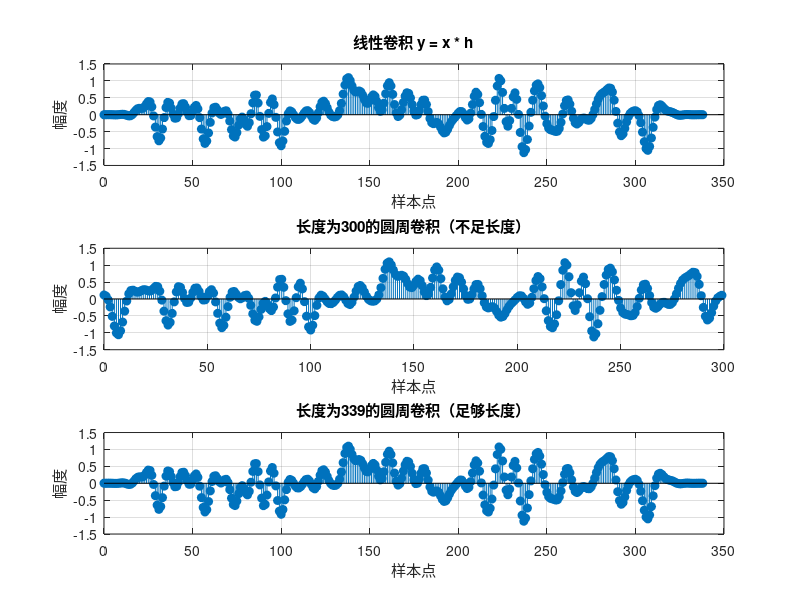

Recreate this plot in MATLAB. (Note: this script raises an error after producing the figure.)
%% 线性卷积与圆周卷积关系、重叠相加法研究
close all; clear; clc;

%% 1. 产生两个离散时间信号并验证线性卷积和圆周卷积的关系
% 生成300点的信号x[n]和40点的信号h[n]
N1 = 300;
N2 = 40;

% 生成信号（使用随机数，也可以使用其他有意义的信号）
x = randn(N1, 1);       % 长信号, 列向量
h = fir1(N2-1, 0.25)';  % 短信号（使用低通滤波器作为冲激响应）, 转置为列向量以修正vertcat错误

% 计算线性卷积（使用MATLAB内置函数）
y_linear = conv(x, h);

% 计算圆周卷积
% 注意：直接用FFT乘积计算圆周卷积时，两个信号长度必须相同
% 情况1：直接计算圆周卷积（长度不足）
N_circ1 = N1;  % 使用长信号长度
x_padded1 = x;  % x已经是N1长度
h_padded1 = [h; zeros(N_circ1-N2, 1)];  % 对h进行零填充 (h是列向量，所以vertcat正确)
X1 = fft(x_padded1);
H1 = fft(h_padded1);
Y1 = X1 .* H1;
y_circ1 = real(ifft(Y1));  % 取实部以处理数值误差

% 情况2：计算足够长度的圆周卷积（等于线性卷积）
N_circ2 = N1 + N2 - 1;  % 线性卷积结果长度
x_padded2 = [x; zeros(N_circ2-N1, 1)];  % 对x进行零填充到足够长度
h_padded2 = [h; zeros(N_circ2-N2, 1)];  % 对h进行零填充到足够长度 (h是列向量)
X2 = fft(x_padded2);
H2 = fft(h_padded2);
Y2 = X2 .* H2;
y_circ2 = real(ifft(Y2));  % 取实部以处理数值误差

% 绘图比较线性卷积与圆周卷积
figure;
subplot(3,1,1);
stem(0:length(y_linear)-1, real(y_linear), 'filled');
title('线性卷积 y = x * h');
xlabel('样本点'); ylabel('幅度');
grid on;

subplot(3,1,2);
stem(0:length(y_circ1)-1, real(y_circ1), 'filled');
title(['长度为', num2str(N_circ1), '的圆周卷积（不足长度）']);
xlabel('样本点'); ylabel('幅度');
grid on;

subplot(3,1,3);
stem(0:length(y_circ2)-1, real(y_circ2), 'filled');
title(['长度为', num2str(N_circ2), '的圆周卷积（足够长度）']);
xlabel('样本点'); ylabel('幅度');
grid on;

% 计算线性卷积与圆周卷积的误差
error1 = max(abs(y_linear(1:N1) - y_circ1(1:N1))); % 比较相同长度部分
error2 = max(abs(y_linear - y_circ2));

fprintf('线性卷积与不足长度圆周卷积的最大误差 (比较前N1点): %.10f\n', error1);
fprintf('线性卷积与足够长度圆周卷积的最大误差: %.10f\n', error2);

%% 2. 编程实现重叠相加法
% 自定义函数实现重叠相加法
tic;
y_overlap = overlapAdd(x, h, 64); % 分段长度设为64
time_overlap = toc;

% 验证重叠相加法的正确性
error_overlap = max(abs(y_linear - y_overlap));
fprintf('重叠相加法与直接线性卷积的最大误差: %.10f\n', error_overlap);

%% 3. 比较计算量
% 直接计算线性卷积的时间
tic;
y_direct = conv(x, h);
time_direct = toc;

% 不同分段长度下重叠相加法的性能
segment_lengths = [32, 64, 128, 256, 512]; % 确保 L > N2 (40) for overlapAdd
valid_segment_lengths = segment_lengths(segment_lengths > N2);
if length(valid_segment_lengths) < length(segment_lengths)
    fprintf('警告: 部分分段长度 <= 滤波器长度，已从比较中移除。\n');
    segment_lengths = valid_segment_lengths;
end

times = zeros(size(segment_lengths));
for i = 1:length(segment_lengths)
    tic;
    overlapAdd(x, h, segment_lengths(i));
    times(i) = toc;
end

% 计算理论复杂度
N = N1;
M = N2;
direct_ops = N * M;  % 直接线性卷积的乘加次数
fft_ops = zeros(size(segment_lengths));

for i = 1:length(segment_lengths)
    L_seg = segment_lengths(i);
    P_fft = L_seg + M - 1;  % FFT长度
    % num_segments_calc = ceil(N / (L_seg - M + 1)); % 与overlapAdd函数中一致
    % 修正：重叠相加法，每段输入L，输出L+M-1，输出叠加时每隔L个点开始叠加
    num_segments_calc = ceil(N / L_seg); % 每个输入段长L
    % 每段FFT的复杂度(FFT+IFFT+乘法)
    % 实际操作中，通常用复数乘法估算，一个复数乘法约等于 3-4个实数乘法+若干加法
    % FFT/IFFT O(P_fft log P_fft)
    fft_ops(i) = num_segments_calc * (2 * 2.5 * P_fft * log2(P_fft) + P_fft); % 假设 FFT/IFFT 为 2.5*P*log2(P) 实数操作, P_fft复数乘法
end

% 绘制比较图表
figure;
subplot(2,1,1);
if ~isempty(times) % Ensure times is not empty before plotting
    bar_data = [time_direct, times];
    bar_labels = ['Direct', arrayfun(@(x) ['L=', num2str(x)], segment_lengths, 'UniformOutput', false)];
    bar(bar_data);
    set(gca, 'XTick', 1:length(bar_data));
    set(gca, 'XTickLabel', bar_labels);
else
    bar(time_direct); % Only direct if no valid segment lengths
    set(gca, 'XTick', 1);
    set(gca, 'XTickLabel', {'Direct'});
    disp('没有有效的分段长度用于重叠相加法性能比较。');
end
title('计算时间比较');
ylabel('时间 (秒)');
grid on;

subplot(2,1,2);
if ~isempty(fft_ops)
    ops_data = [direct_ops, fft_ops] / 1e6;
    ops_labels = ['Direct', arrayfun(@(x) ['L=', num2str(x)], segment_lengths, 'UniformOutput', false)];
    bar(ops_data);
    set(gca, 'XTick', 1:length(ops_data));
    set(gca, 'XTickLabel', ops_labels);
else
    bar(direct_ops / 1e6);
    set(gca, 'XTick', 1);
    set(gca, 'XTickLabel', {'Direct'});
end
title('理论计算量比较 (近似)');
ylabel('操作次数 (百万)');
grid on;

fprintf('直接计算线性卷积时间: %.6f 秒\n', time_direct);
for i = 1:length(segment_lengths)
    fprintf('重叠相加法(分段长度=%d)时间: %.6f 秒\n', segment_lengths(i), times(i));
end

%% 自定义重叠相加法函数
function y = overlapAdd(x, h, L)
    % 重叠相加法计算线性卷积
    % x: 输入信号 (列向量)
    % h: 滤波器冲激响应 (列向量)
    % L: 分段长度 (x的每个分段的长度)
    
    N = length(x);    % 输入信号长度
    M = length(h);    % 滤波器长度
    
    if L <= M && N > 0 % Allow L<=M if N=0 (empty input)
        % 在某些版本的重叠相加法中，L > M 是必需的，以确保 L-M+1 > 0
        % 对于本代码中的特定分段和累加逻辑 (valid_len = L-M+1 for num_segments and output_start)
        % 严格来说，如果L=M, valid_len=1. 如果L<M, valid_len<=0, num_segments 会非常大或负数.
        % 为了简单和鲁棒性，这里强制 L > M (除非输入为空)
        % 或者，修改分段逻辑以适应 L <= M 的情况（例如，标准重叠相加，输入分段长度L，输出累加间隔L）
        % 此处我们遵循用户原始代码的结构，其中 L-M+1 被用作计算分段数量和输出起始的有效长度。
        if L-M+1 <=0
           error('错误: 对于此overlapAdd实现, 分段长度 L (%d) 必须大于滤波器长度 M (%d)。', L, M);
        end
    end
    
    % 线性卷积结果长度
    P_out = N + M - 1;
    if N == 0 % Handle empty input signal
        y = zeros(P_out, 1); % Or zeros(0,1) if M=1, or based on conv behavior
        return;
    end

    % FFT 计算长度
    nfft = L + M - 1; 
    
    % 预计算 h 的 FFT (h 已经是列向量)
    H_fft = fft([h; zeros(nfft - M, 1)], nfft);
    
    % 每段有效输入/输出（非重叠部分）的长度，用于确定分段数和累加起始点
    % 这是用户原始代码的逻辑，我们将保留它。
    valid_len = L - M + 1;
    num_segments = ceil(N / valid_len);
        
    % 对输入信号x进行尾部补零，以确保可以取到所有分段
    % 需要补零的长度，使得 x_padded 的长度至少是 (num_segments-1)*valid_len + L
    required_x_len = (num_segments-1)*valid_len + L;
    if N < required_x_len
        x_padded = [x; zeros(required_x_len - N, 1)];
    else
        x_padded = x;
    end
    
    % 初始化输出数组
    y = zeros(P_out, 1);
    
    % 对每个分段进行处理
    for i = 1:num_segments
        % 提取当前分段 (长度为L)
        start_idx = (i-1) * valid_len + 1;
        % x_segment 必须是 L 长。如果 x_padded 不够长，则末尾补零。
        % (上面的 x_padded 逻辑已确保 x_padded(start_idx : start_idx+L-1) 是有效的)
        x_segment = x_padded(start_idx : start_idx + L - 1);
        
        % 计算分段与滤波器的线性卷积（使用FFT）
        X_segment_fft = fft(x_segment, nfft); % x_segment是Lx1, fft自动补零到nfft
        Y_segment_conv_fft = X_segment_fft .* H_fft;
        y_conv_segment = real(ifft(Y_segment_conv_fft)); % 结果长度为 nfft
        
        % 获取输出位置并累加
        output_start_idx = (i-1) * valid_len + 1;
        output_end_idx_ideal = output_start_idx + nfft - 1;
        
        % 确保不会写入超过 y 的分配长度 P_out
        actual_output_end_idx = min(output_end_idx_ideal, P_out);
        length_to_add = actual_output_end_idx - output_start_idx + 1;
        
        if length_to_add > 0
            y(output_start_idx : actual_output_end_idx) = ...
                y(output_start_idx : actual_output_end_idx) + y_conv_segment(1:length_to_add);
        end
    end
    
    % 截取最终需要的长度 (理论上 y 已经接近 P_out，但为确保，可以截断)
    if length(y) > P_out
        y = y(1:P_out);
    end
end
